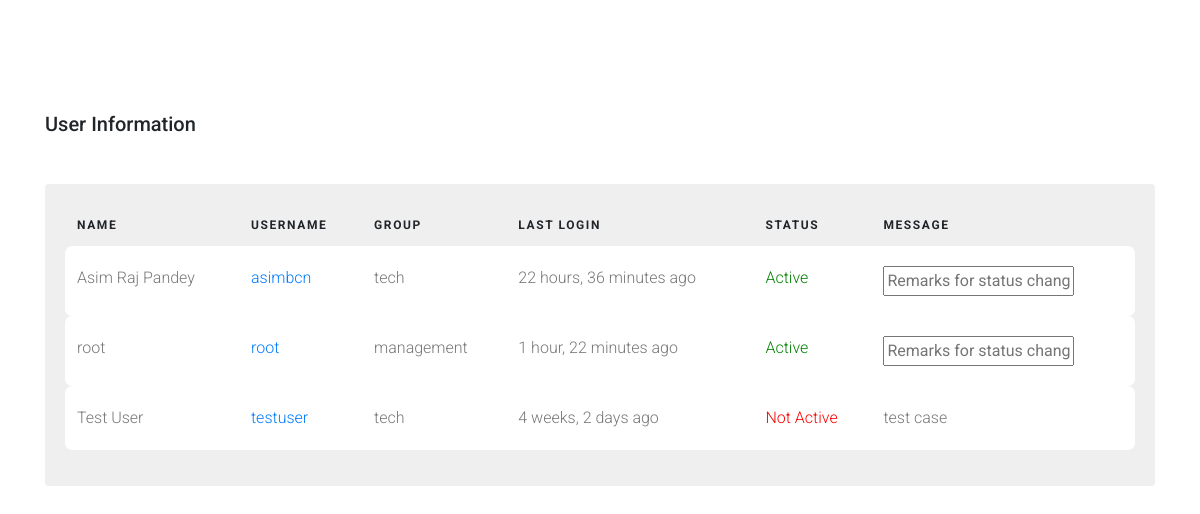
Page /index/user_info/ (signed in) on the committed database.
### Users/models.py (models this page shows, shortened)
class UserInfo(models.Model):
    groupchoices = models.TextChoices('groupchoices', 'management accounting sales tech restricted')
    user = models.OneToOneField(User,
                                on_delete=models.CASCADE,
                                null=True,
                                blank=True)
    name = models.CharField(max_length=200, null=True)
    email = models.EmailField(max_length=200,null=True)
    image = models.ImageField(null=True, upload_to='profile_pics/', blank=True)
    active = models.BooleanField(default=True)
    priv_level = models.IntegerField(default=3)
    group = models.CharField(max_length=100,
                             default='restricted',
                             choices=groupchoices.choices)
    remarks = models.CharField(max_length=200, null=True, blank=True)

### System/views.py (the view)
# urls.py: path("user_info/", views.user_info, name="user_info"),
@login_required(login_url='login')
def user_info(request):
    if not check_user_status(request):
        messages.error(request, 'Your account is not active. Please contact admin to activate your account.')
        return redirect('logout')
    info = UserInfo.objects.all()
    context = {'data':info}
    return render(request, 'dms/statistics/user_info.html', context)

### System/utils.py (called while the page is built)
def check_user_status(request):
    user = UserInfo.objects.get(user=request.user)
    if user.active == True:
        return True
    else:
        return False

### template/dms/statistics/user_info.html (shortened to what this page needs)
{% load static %}
<!doctype html>
<html lang="en">
  <head></head>
    <link rel="stylesheet" href="{% static 'css/sec/bootstrap.min.css' %}">
    <link rel="stylesheet" href="{% static 'css/sec/style.css' %}">
  </head>
  <body>
  <div class="content">
    <div class="container">
      {%if messages%}
      {%for message in messages%}
      <h2 class="mb-5">{{message}}</h2>
      {%endfor%}
      {% else %}
      <h2 class="mb-5">User Information</h2>
      {%endif%}
      <div class="table-responsive custom-table-responsive">
        <table class="table custom-table">
          <thead>
            <tr>
              <th scope="col">Name</th>
              <th scope="col">Username</th>
              <th scope="col">Group</th>
              <th scope="col">Last Login</th>
              <th scope="col">Status</th>
              <th scope="col">Message</th>
            </tr>
          </thead>
          <tbody>
            {% if data %}
            {% for d in data%}
            <tr scope="row">
              <td>
                {{d.name}}
              </td>
              <td><a href="#">{{d.user}}</a></td>
              <td>
                {%if d.group == "restricted"%}
                <form action="{% url 'restrict' d.pk %}" method="post">
                  {%csrf_token%}
                <select name="myselect" id="myselect" onchange="this.form.submit()">
                  <option value="restricted">restricted</option>
                  <option value="management">management</option>
                  <option value="accounting">accounting</option>
                  <option value="sales">sales</option>
                  <option value="tech">tech</option>
                </select>
                </form>
                {%else%}
                {{d.group}}
                {%endif%}
              </td>
              <td>{{d.user.last_login | timesince}} ago</td>
                {%if d.active == True %}
                <td>
                  <a style="color:green;" >
                Active
              </a>
              </td>
                {%else%}
              <td>
                <a href="{% url 'change_status' pk=d.pk reason='test' %}" style="color:red; text-decoration: none;">
                Not Active
              </a>
              </td>
                {%endif%}
              <td>
                {%if d.remarks == "Active" or d.remarks == None%}
                <form action="{% url 'active_change' d.pk %}" method="post">
                  <input type="text" name="reason" placeholder="Remarks for status change">
                </form>
                {%elif d.active == False %}
                {{d.remarks}}
                {%endif%}
              </td>
            </tr>
            {%endfor%}
            {%endif%}
          </tbody>
        </table>
      </div>
    </div>
  </div>
  </body>
</html>

### static/css/sec/style.css (style rules this page uses)
body { font-family: "Roboto", -apple-system, BlinkMacSystemFont, "Segoe UI", Roboto, "Helvetica Neue", Arial, "Noto Sans", sans-serif, "Apple Color Emoji", "Segoe UI Emoji", "Segoe UI Symbol", "Noto Color Emoji"; background-color: #fff; font-weight: 300; }
h1, h2, h3, h4, h5, h6, .h1, .h2, .h3, .h4, .h5, .h6 { font-family: "Roboto", -apple-system, BlinkMacSystemFont, "Segoe UI", Roboto, "Helvetica Neue", Arial, "Noto Sans", sans-serif, "Apple Color Emoji", "Segoe UI Emoji", "Segoe UI Symbol", "Noto Color Emoji"; }
a { -webkit-transition: .3s all ease; -o-transition: .3s all ease; transition: .3s all ease; }
a, a:hover { text-decoration: none !important; }
.content { padding: 7rem 0; }
h2 { font-size: 20px; }
.custom-table-responsive { background-color: #efefef; padding: 20px; border-radius: 4px; }
.custom-table { min-width: 900px; }
.custom-table thead tr, .custom-table thead th { border-top: none; border-bottom: none !important; font-size: 12px; text-transform: uppercase; letter-spacing: .1rem; }
.custom-table tbody th, .custom-table tbody td { color: #777; font-weight: 400; padding-bottom: 20px; padding-top: 20px; font-weight: 300; }
.custom-table tbody tr:not(.spacer) { border-radius: 7px; overflow: hidden; -webkit-transition: .3s all ease; -o-transition: .3s all ease; transition: .3s all ease; }
.custom-table tbody tr th, .custom-table tbody tr td { background: #fff; border: none; }
.custom-table tbody tr th:first-child, .custom-table tbody tr td:first-child { border-top-left-radius: 7px; border-bottom-left-radius: 7px; }
.custom-table tbody tr th:last-child, .custom-table tbody tr td:last-child { border-top-right-radius: 7px; border-bottom-right-radius: 7px; }

### rows in the picture
UserInfo: name "Asim Raj Pandey", user "asimbcn", group "tech", user.last_login "22 hours, 36 minutes", active "Active"
UserInfo: name "root", user "root", group "management", user.last_login "1 hour, 22 minutes", active "Active"
UserInfo: name "Test User", user "testuser", group "tech", user.last_login "4 weeks, 2 days", active "Not Active", remarks "test case"
